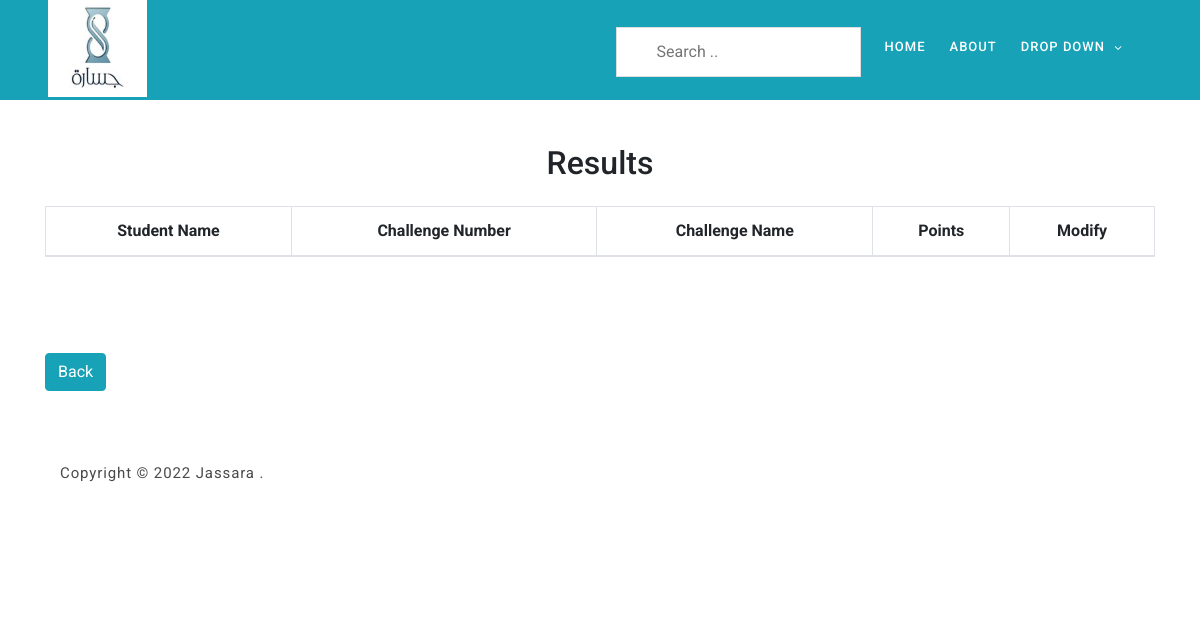
Before: /ManageRanking.php with the older database file.
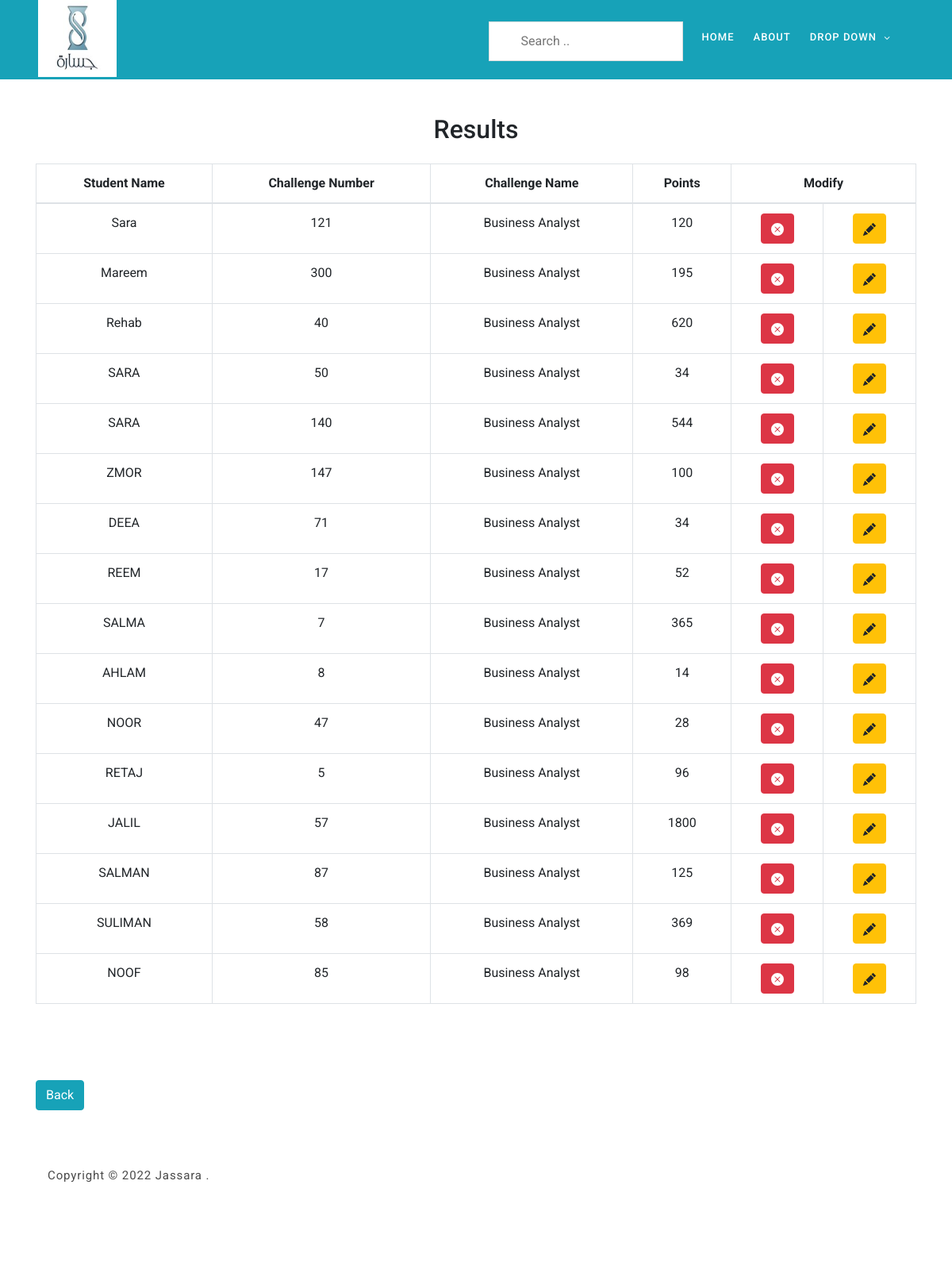
After: the same page with the newer database file.
### tables this page shows
CREATE TABLE `result` (
  `stname` varchar(255) NOT NULL,
  `point` int(11) NOT NULL,
  `challenge_num` int(10) NOT NULL,
  `challenge_name` varchar(255) NOT NULL
);

### ManageRanking.php (the view, shortened to what this page needs)
<?php
include 'tamplate.php';
$con = connection();
$sql = "SELECT * FROM result";
$result = mysqli_query($con, $sql);
?>
<br>
<br>
<br>
<br>
<br>
<br>
<div class="container">
    <h2 style="text-align: center;">Results</h2>
    <br>
    <table class="table table-bordered col mb-5" id="table-list">
        <thead>
            <tr>
                <th style="text-align: center;">Student Name</th>
                <th style="text-align: center;">Challenge Number</th>
                <th style="text-align: center;">Challenge Name</th>
                <th style="text-align: center;">Points</th>
                <th style="text-align: center;" colspan="2">Modify</th>
            </tr>
        </thead>
        <tbody>
            <?php
            while ($row = mysqli_fetch_array($result, MYSQLI_ASSOC)) {
                echo
                '<tr style="text-align:center;">
                    <td class ="ChallengeNum">' . $row['stname'] . '</td>
                    <td>' . $row['challenge_num'] . '</td>
                    <td>' . $row['challenge_name'] . '</td>
                    <td>' . $row['point'] . '</td>
                    <td>
                    <form action="" method="POST">
                            <abbr title="Delete Challenge">
                                 <button class="btn btn-danger" value="' . $row['challenge_num'] . '" name="Delete_button" onclick="confirm("Are you sure ?")">
                                        <svg xmlns="http://www.w3.org/2000/svg" width="16" height="16" fill="currentColor" class="bi bi-x-circle-fill" viewBox="0 0 16 16">
                                            <path d="M16 8A8 8 0 1 1 0 8a8 8 0 0 1 16 0zM5.354 4.646a.5.5 0 1 0-.708.708L7.293 8l-2.647 2.646a.5.5 0 0 0 .708.708L8 8.707l2.646 2.647a.5.5 0 0 0 .708-.708L8.707 8l2.647-2.646a.5.5 0 0 0-.708-.708L8 7.293 5.354 4.646z" />
                                        </svg>
                                </button>
                                </abbr>
                        </form>
                    </td>
                    <td>
                    <form action="ModifyResults.php" Method="POST">
                    <abbr title="Modify Challenge">
                    <input value="' . $row['stname'] . '" hidden name="STNAME">
                            <button class="btn btn-warning" value="' . $row['challenge_num'] . '" id="M_btn" name="Modify_btn" data-target="#ModifyModal" data-toggle="modal" >
                                <svg xmlns="http://www.w3.org/2000/svg" width="16" height="16" fill="currentColor" class="bi bi-pencil-fill" viewBox="0 0 16 16">
                                     <path d="M12.854.146a.5.5 0 0 0-.707 0L10.5 1.793 14.207 5.5l1.647-1.646a.5.5 0 0 0 0-.708l-3-3zm.646 6.061L9.793 2.5 3.293 9H3.5a.5.5 0 0 1 .5.5v.5h.5a.5.5 0 0 1 .5.5v.5h.5a.5.5 0 0 1 .5.5v.5h.5a.5.5 0 0 1 .5.5v.207l6.5-6.5zm-7.468 7.468A.5.5 0 0 1 6 13.5V13h-.5a.5.5 0 0 1-.5-.5V12h-.5a.5.5 0 0 1-.5-.5V11h-.5a.5.5 0 0 1-.5-.5V10h-.5a.499.499 0 0 1-.175-.032l-.179.178a.5.5 0 0 0-.11.168l-2 5a.5.5 0 0 0 .65.65l5-2a.5.5 0 0 0 .168-.11l.178-.178z" />
                                </svg>
                             </button>
                    </abbr>
                    </form>
                    </td>
                </tr>';
            }
            ?>
        </tbody>
    </table>
    <br>
    <br>
    <?php
    if (!empty($_SESSION['userRole'])) {
        if ($_SESSION['userRole'] == "Faculty") {
            echo
            '
            <button type="button col" class="btn btn-info">
                <a style="color:White;" href="faculty.php">Back</a>
            </button>
            ';
        }
    } else {
        echo
        '
            <button type="button col" class="btn btn-info">
                <a style="color:White;" href="admin.php">Back</a>
            </button>
            ';
    }
    ?>

Changed rows visible on the page:
added result: stname "Sara", challenge_num "121", challenge_name "Business Analyst", point "120"
added result: stname "Mareem", challenge_num "300", challenge_name "Business Analyst", point "195"
added result: stname "Rehab", challenge_num "40", challenge_name "Business Analyst", point "620"
added result: stname "SARA", challenge_num "50", challenge_name "Business Analyst", point "34"
added result: stname "SARA", challenge_num "140", challenge_name "Business Analyst", point "544"
added result: stname "ZMOR", challenge_num "147", challenge_name "Business Analyst", point "100"
added result: stname "DEEA", challenge_num "71", challenge_name "Business Analyst", point "34"
added result: stname "REEM", challenge_num "17", challenge_name "Business Analyst", point "52"
added result: stname "SALMA", challenge_num "7", challenge_name "Business Analyst", point "365"
added result: stname "AHLAM", challenge_num "8", challenge_name "Business Analyst", point "14"
added result: stname "NOOR", challenge_num "47", challenge_name "Business Analyst", point "28"
added result: stname "RETAJ", challenge_num "5", challenge_name "Business Analyst", point "96"
added result: stname "JALIL", challenge_num "57", challenge_name "Business Analyst", point "1800"
added result: stname "SALMAN", challenge_num "87", challenge_name "Business Analyst", point "125"
added result: stname "SULIMAN", challenge_num "58", challenge_name "Business Analyst", point "369"
added result: stname "NOOF", challenge_num "85", challenge_name "Business Analyst", point "98"
